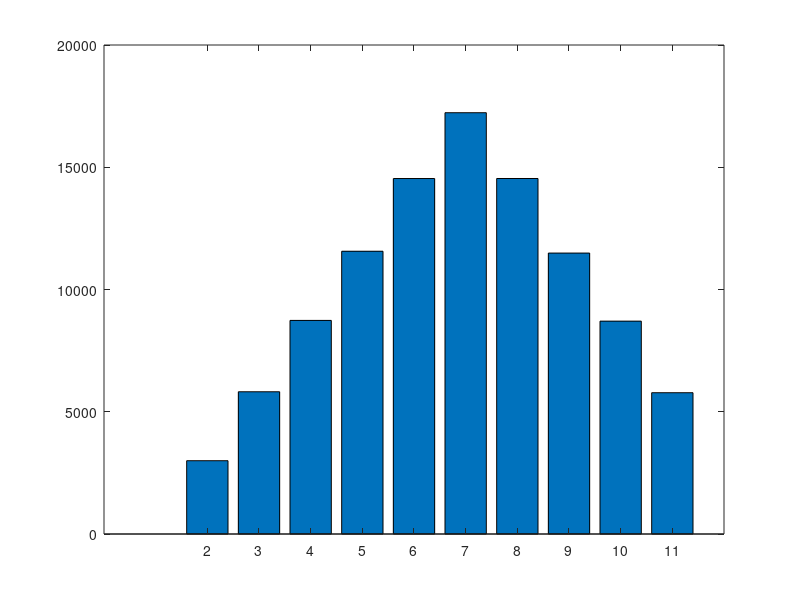
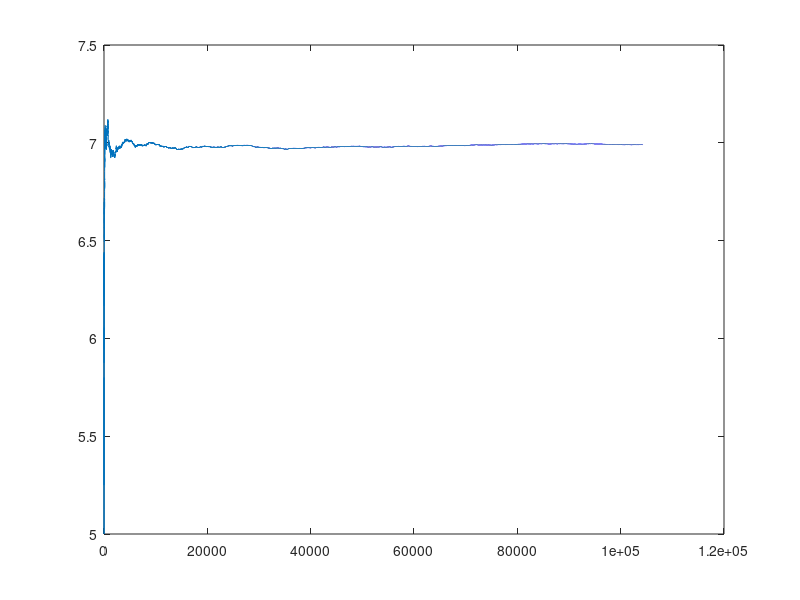

Recreate these plots in MATLAB, in order.
%Rafael Morgado , 104277 , Turma1 

%Teste todo igual so muda certas coisas
%1

nmec=104277;
k=2+rem(nmec,3);

%k=3

%2  
%A:((x(i)<=y(i)) && (x(i)>=-(y(i))))
%S:(0 <= x(i) <= 2 ) && (0<= y(i) <=1)

%2.1 ??

%2.2

n=100000;
x=2*rand(1,n);
y=rand(1,n);

countA=0;
for i=1:n
    if x(i)<=y(i) && x(i)>=-y(i)
        countA=countA+1;
    end
end

PA=countA/n;

%P(A) = 0.2508

%3

%lançamento de 1 dado, dado é lançado k vezes, a soma de todos

X=sum(ceil(6*rand(k,nmec)));

mini=min(X);
maxi=max(X);

%A gama de valores de S será de 3 a 18

%4

e=[mini:maxi+1]-0.5;    

L=histc(X,e);        

nBins=10;       

bin=[mini:maxi];        

figure(1)
bar(bin(1:nBins),L(1:nBins));     %histograma
%%
%5

media=zeros(1,nmec);
for i=1:nmec
    media(i)=mean(X(1:i));
end
%%
figure(2)
plot(0:nmec-1,media)

%6

for a=1:nmec
   if (X(a) == 7)
       P(a) = X(a);
   end 
end
Pr =(sum(P)/sum(X))